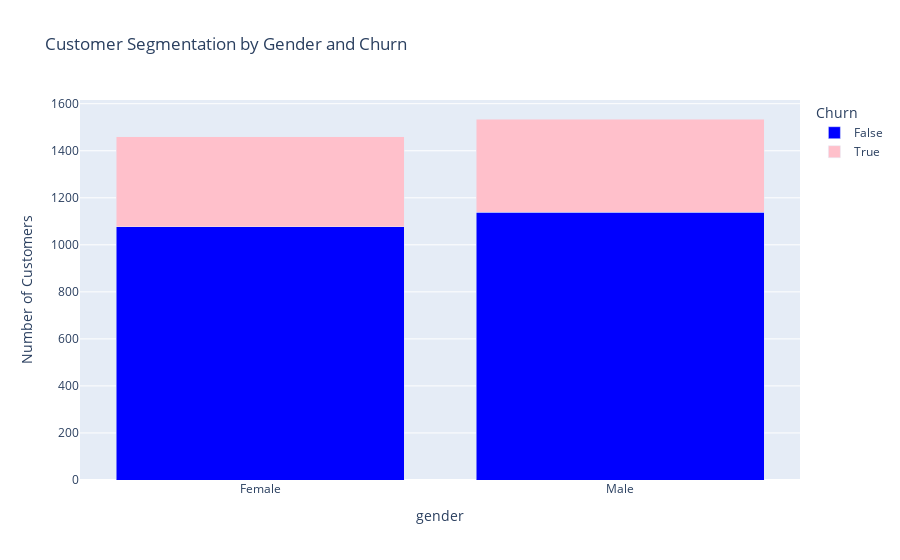

Notebook source saved alongside this figure:
### Code cell
gender_column = "gender"
senior_citizen_column = "SeniorCitizen"
partner_column = "Partner"
dependents_column = "Dependents"
churn_column = "Churn"

# Function to create an interactive bar chart
def create_bar_chart(data, x_column, color_map, title):
    fig = px.bar(data, x=x_column, y=['False', 'True'],
                 title=title,
                 labels={'value': 'Number of Customers', 'variable': 'Churn'},
                 color_discrete_map=color_map,
                 barmode='stack')
    return fig

# Create bar chart for gender
gender_segments = data_1.groupby([gender_column, churn_column]).size().unstack(fill_value=0)
gender_segments = gender_segments.reset_index()
gender_segments.columns = [gender_column, 'False', 'True']
gender_color_map = {'False': 'blue', 'True': 'pink'}
gender_chart = create_bar_chart(gender_segments, gender_column, gender_color_map, "Customer Segmentation by Gender and Churn")

# Show the gender chart
gender_chart.show()

### Figure 1 — Plotly figure (JSON) as saved in the notebook; plotly's stock layout.template omitted (floating-point values rounded to 4 significant figures)
{"data": [{"alignmentgroup": "True", "hovertemplate": "Churn=False<br>gender=%{x}<br>Number of Customers=%{y}<extra></extra>", "legendgroup": "False", "marker": {"color": "blue", "pattern": {"shape": ""}}, "name": "False", "offsetgroup": "False", "orientation": "v", "showlegend": true, "textposition": "auto", "type": "bar", "x": ["Female", "Male"], "xaxis": "x", "y": [1076, 1139], "yaxis": "y"}, {"alignmentgroup": "True", "hovertemplate": "Churn=True<br>gender=%{x}<br>Number of Customers=%{y}<extra></extra>", "legendgroup": "True", "marker": {"color": "pink", "pattern": {"shape": ""}}, "name": "True", "offsetgroup": "True", "orientation": "v", "showlegend": true, "textposition": "auto", "type": "bar", "x": ["Female", "Male"], "xaxis": "x", "y": [384, 396], "yaxis": "y"}], "layout": {"barmode": "stack", "legend": {"title": {"text": "Churn"}, "tracegroupgap": 0}, "title": {"text": "Customer Segmentation by Gender and Churn"}, "xaxis": {"anchor": "y", "domain": [0, 1], "title": {"text": "gender"}}, "yaxis": {"anchor": "x", "domain": [0, 1], "title": {"text": "Number of Customers"}}}}
